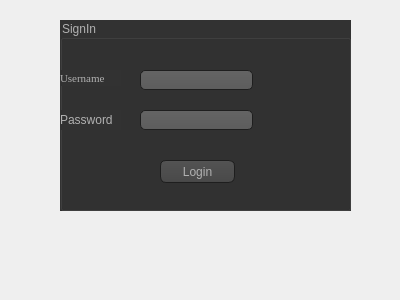
<?xml version="1.0" encoding="UTF-8"?>
<ui version="4.0">
 <class>Login</class>
 <widget class="QDialog" name="Login">
  <property name="geometry">
   <rect>
    <x>0</x>
    <y>0</y>
    <width>400</width>
    <height>300</height>
   </rect>
  </property>
  <property name="windowTitle">
   <string>Dialog</string>
  </property>
  <widget class="QGroupBox" name="groupBox">
   <property name="geometry">
    <rect>
     <x>60</x>
     <y>20</y>
     <width>291</width>
     <height>191</height>
    </rect>
   </property>
   <property name="styleSheet">
    <string notr="true">QToolTip
{
     border: 1px solid black;
     background-color: #ffa02f;
     padding: 1px;
     border-radius: 3px;
     opacity: 100;
}

QWidget
{
    color: #b1b1b1;
    background-color: #323232;
}

QWidget:item:hover
{
    background-color: QLinearGradient( x1: 0, y1: 0, x2: 0, y2: 1, stop: 0 #ffa02f, stop: 1 #ca0619);
    color: #000000;
}

QWidget:item:selected
{
    background-color: QLinearGradient( x1: 0, y1: 0, x2: 0, y2: 1, stop: 0 #ffa02f, stop: 1 #d7801a);
}

QMenuBar::item
{
    background: transparent;
}

QMenuBar::item:selected
{
    background: transparent;
    border: 1px solid #ffaa00;
}

QMenuBar::item:pressed
{
    background: #444;
    border: 1px solid #000;
    background-color: QLinearGradient(
        x1:0, y1:0,
        x2:0, y2:1,
        stop:1 #212121,
        stop:0.4 #343434/*,
        stop:0.2 #343434,
        stop:0.1 #ffaa00*/
    );
    margin-bottom:-1px;
    padding-bottom:1px;
}

QMenu
{
    border: 1px solid #000;
}

QMenu::item
{
    padding: 2px 20px 2px 20px;
}

QMenu::item:selected
{
    color: #000000;
}

QWidget:disabled
{
    color: #404040;
    background-color: #323232;
}

QAbstractItemView
{
    background-color: QLinearGradient( x1: 0, y1: 0, x2: 0, y2: 1, stop: 0 #4d4d4d, stop: 0.1 #646464, stop: 1 #5d5d5d);
}

QWidget:focus
{
    /*border: 2px solid QLinearGradient( x1: 0, y1: 0, x2: 0, y2: 1, stop: 0 #ffa02f, stop: 1 #d7801a);*/
}

QLineEdit
{
    background-color: QLinearGradient( x1: 0, y1: 0, x2: 0, y2: 1, stop: 0 #4d4d4d, stop: 0 #646464, stop: 1 #5d5d5d);
    padding: 1px;
    border-style: solid;
    border: 1px solid #1e1e1e;
    border-radius: 5;
}

QPushButton
{
    color: #b1b1b1;
    background-color: QLinearGradient( x1: 0, y1: 0, x2: 0, y2: 1, stop: 0 #565656, stop: 0.1 #525252, stop: 0.5 #4e4e4e, stop: 0.9 #4a4a4a, stop: 1 #464646);
    border-width: 1px;
    border-color: #1e1e1e;
    border-style: solid;
    border-radius: 6;
    padding: 3px;
    font-size: 12px;
    padding-left: 5px;
    padding-right: 5px;
}

QPushButton:pressed
{
    background-color: QLinearGradient( x1: 0, y1: 0, x2: 0, y2: 1, stop: 0 #2d2d2d, stop: 0.1 #2b2b2b, stop: 0.5 #292929, stop: 0.9 #282828, stop: 1 #252525);
}

QComboBox
{
    selection-background-color: #ffaa00;
    background-color: QLinearGradient( x1: 0, y1: 0, x2: 0, y2: 1, stop: 0 #565656, stop: 0.1 #525252, stop: 0.5 #4e4e4e, stop: 0.9 #4a4a4a, stop: 1 #464646);
    border-style: solid;
    border: 1px solid #1e1e1e;
    border-radius: 5;
}

QComboBox:hover,QPushButton:hover
{
    border: 2px solid QLinearGradient( x1: 0, y1: 0, x2: 0, y2: 1, stop: 0 #ffa02f, stop: 1 #d7801a);
}


QComboBox:on
{
    padding-top: 3px;
    padding-left: 4px;
    background-color: QLinearGradient( x1: 0, y1: 0, x2: 0, y2: 1, stop: 0 #2d2d2d, stop: 0.1 #2b2b2b, stop: 0.5 #292929, stop: 0.9 #282828, stop: 1 #252525);
    selection-background-color: #ffaa00;
}

QComboBox QAbstractItemView
{
    border: 2px solid darkgray;
    selection-background-color: QLinearGradient( x1: 0, y1: 0, x2: 0, y2: 1, stop: 0 #ffa02f, stop: 1 #d7801a);
}

QComboBox::drop-down
{
     subcontrol-origin: padding;
     subcontrol-position: top right;
     width: 15px;

     border-left-width: 0px;
     border-left-color: darkgray;
     border-left-style: solid; /* just a single line */
     border-top-right-radius: 3px; /* same radius as the QComboBox */
     border-bottom-right-radius: 3px;
 }

QComboBox::down-arrow
{
     image: url(:/down_arrow.png);
}

QGroupBox:focus
{
border: 2px solid QLinearGradient( x1: 0, y1: 0, x2: 0, y2: 1, stop: 0 #ffa02f, stop: 1 #d7801a);
}

QTextEdit:focus
{
    border: 2px solid QLinearGradient( x1: 0, y1: 0, x2: 0, y2: 1, stop: 0 #ffa02f, stop: 1 #d7801a);
}

QScrollBar:horizontal {
     border: 1px solid #222222;
     background: QLinearGradient( x1: 0, y1: 0, x2: 0, y2: 1, stop: 0.0 #121212, stop: 0.2 #282828, stop: 1 #484848);
     height: 7px;
     margin: 0px 16px 0 16px;
}

QScrollBar::handle:horizontal
{
      background: QLinearGradient( x1: 0, y1: 0, x2: 1, y2: 0, stop: 0 #ffa02f, stop: 0.5 #d7801a, stop: 1 #ffa02f);
      min-height: 20px;
      border-radius: 2px;
}

QScrollBar::add-line:horizontal {
      border: 1px solid #1b1b19;
      border-radius: 2px;
      background: QLinearGradient( x1: 0, y1: 0, x2: 1, y2: 0, stop: 0 #ffa02f, stop: 1 #d7801a);
      width: 14px;
      subcontrol-position: right;
      subcontrol-origin: margin;
}

QScrollBar::sub-line:horizontal {
      border: 1px solid #1b1b19;
      border-radius: 2px;
      background: QLinearGradient( x1: 0, y1: 0, x2: 1, y2: 0, stop: 0 #ffa02f, stop: 1 #d7801a);
      width: 14px;
     subcontrol-position: left;
     subcontrol-origin: margin;
}

QScrollBar::right-arrow:horizontal, QScrollBar::left-arrow:horizontal
{
      border: 1px solid black;
      width: 1px;
      height: 1px;
      background: white;
}

QScrollBar::add-page:horizontal, QScrollBar::sub-page:horizontal
{
      background: none;
}

QScrollBar:vertical
{
      background: QLinearGradient( x1: 0, y1: 0, x2: 1, y2: 0, stop: 0.0 #121212, stop: 0.2 #282828, stop: 1 #484848);
      width: 7px;
      margin: 16px 0 16px 0;
      border: 1px solid #222222;
}

QScrollBar::handle:vertical
{
      background: QLinearGradient( x1: 0, y1: 0, x2: 0, y2: 1, stop: 0 #ffa02f, stop: 0.5 #d7801a, stop: 1 #ffa02f);
      min-height: 20px;
      border-radius: 2px;
}

QScrollBar::add-line:vertical
{
      border: 1px solid #1b1b19;
      border-radius: 2px;
      background: QLinearGradient( x1: 0, y1: 0, x2: 0, y2: 1, stop: 0 #ffa02f, stop: 1 #d7801a);
      height: 14px;
      subcontrol-position: bottom;
      subcontrol-origin: margin;
}

QScrollBar::sub-line:vertical
{
      border: 1px solid #1b1b19;
      border-radius: 2px;
      background: QLinearGradient( x1: 0, y1: 0, x2: 0, y2: 1, stop: 0 #d7801a, stop: 1 #ffa02f);
      height: 14px;
      subcontrol-position: top;
      subcontrol-origin: margin;
}

QScrollBar::up-arrow:vertical, QScrollBar::down-arrow:vertical
{
      border: 1px solid black;
      width: 1px;
      height: 1px;
      background: white;
}


QScrollBar::add-page:vertical, QScrollBar::sub-page:vertical
{
      background: none;
}

QTextEdit
{
    background-color: #242424;
}

QPlainTextEdit
{
    background-color: #242424;
}

QHeaderView::section
{
    background-color: QLinearGradient(x1:0, y1:0, x2:0, y2:1, stop:0 #616161, stop: 0.5 #505050, stop: 0.6 #434343, stop:1 #656565);
    color: white;
    padding-left: 4px;
    border: 1px solid #6c6c6c;
}

QCheckBox:disabled
{
color: #414141;
}

QDockWidget::title
{
    text-align: center;
    spacing: 3px; /* spacing between items in the tool bar */
    background-color: QLinearGradient(x1:0, y1:0, x2:0, y2:1, stop:0 #323232, stop: 0.5 #242424, stop:1 #323232);
}

QDockWidget::close-button, QDockWidget::float-button
{
    text-align: center;
    spacing: 1px; /* spacing between items in the tool bar */
    background-color: QLinearGradient(x1:0, y1:0, x2:0, y2:1, stop:0 #323232, stop: 0.5 #242424, stop:1 #323232);
}

QDockWidget::close-button:hover, QDockWidget::float-button:hover
{
    background: #242424;
}

QDockWidget::close-button:pressed, QDockWidget::float-button:pressed
{
    padding: 1px -1px -1px 1px;
}

QMainWindow::separator
{
    background-color: QLinearGradient(x1:0, y1:0, x2:0, y2:1, stop:0 #161616, stop: 0.5 #151515, stop: 0.6 #212121, stop:1 #343434);
    color: white;
    padding-left: 4px;
    border: 1px solid #4c4c4c;
    spacing: 3px; /* spacing between items in the tool bar */
}

QMainWindow::separator:hover
{

    background-color: QLinearGradient(x1:0, y1:0, x2:0, y2:1, stop:0 #d7801a, stop:0.5 #b56c17 stop:1 #ffa02f);
    color: white;
    padding-left: 4px;
    border: 1px solid #6c6c6c;
    spacing: 3px; /* spacing between items in the tool bar */
}

QToolBar::handle
{
     spacing: 3px; /* spacing between items in the tool bar */
     background: url(:/images/handle.png);
}

QMenu::separator
{
    height: 2px;
    background-color: QLinearGradient(x1:0, y1:0, x2:0, y2:1, stop:0 #161616, stop: 0.5 #151515, stop: 0.6 #212121, stop:1 #343434);
    color: white;
    padding-left: 4px;
    margin-left: 10px;
    margin-right: 5px;
}

QProgressBar
{
    border: 2px solid grey;
    border-radius: 5px;
    text-align: center;
}

QProgressBar::chunk
{
    background-color: #d7801a;
    width: 2.15px;
    margin: 0.5px;
}

QTabBar::tab {
    color: #b1b1b1;
    border: 1px solid #444;
    border-bottom-style: none;
    background-color: #323232;
    padding-left: 10px;
    padding-right: 10px;
    padding-top: 3px;
    padding-bottom: 2px;
    margin-right: -1px;
}

QTabWidget::pane {
    border: 1px solid #444;
    top: 1px;
}

QTabBar::tab:last
{
    margin-right: 0; /* the last selected tab has nothing to overlap with on the right */
    border-top-right-radius: 3px;
}

QTabBar::tab:first:!selected
{
 margin-left: 0px; /* the last selected tab has nothing to overlap with on the right */


    border-top-left-radius: 3px;
}

QTabBar::tab:!selected
{
    color: #b1b1b1;
    border-bottom-style: solid;
    margin-top: 3px;
    background-color: QLinearGradient(x1:0, y1:0, x2:0, y2:1, stop:1 #212121, stop:.4 #343434);
}

QTabBar::tab:selected
{
    border-top-left-radius: 3px;
    border-top-right-radius: 3px;
    margin-bottom: 0px;
}

QTabBar::tab:!selected:hover
{
    /*border-top: 2px solid #ffaa00;
    padding-bottom: 3px;*/
    border-top-left-radius: 3px;
    border-top-right-radius: 3px;
    background-color: QLinearGradient(x1:0, y1:0, x2:0, y2:1, stop:1 #212121, stop:0.4 #343434, stop:0.2 #343434, stop:0.1 #ffaa00);
}

QRadioButton::indicator:checked, QRadioButton::indicator:unchecked{
    color: #b1b1b1;
    background-color: #323232;
    border: 1px solid #b1b1b1;
    border-radius: 6px;
}

QRadioButton::indicator:checked
{
    background-color: qradialgradient(
        cx: 0.5, cy: 0.5,
        fx: 0.5, fy: 0.5,
        radius: 1.0,
        stop: 0.25 #ffaa00,
        stop: 0.3 #323232
    );
}

QCheckBox::indicator{
    color: #b1b1b1;
    background-color: #323232;
    border: 1px solid #b1b1b1;
    width: 9px;
    height: 9px;
}

QRadioButton::indicator
{
    border-radius: 6px;
}

QRadioButton::indicator:hover, QCheckBox::indicator:hover
{
    border: 1px solid #ffaa00;
}

QCheckBox::indicator:checked
{
    image:url(:/images/checkbox.png);
}

QCheckBox::indicator:disabled, QRadioButton::indicator:disabled
{
    border: 1px solid #444;
}</string>
   </property>
   <property name="title">
    <string>SignIn</string>
   </property>
   <widget class="QLineEdit" name="lineEdit_username">
    <property name="geometry">
     <rect>
      <x>80</x>
      <y>50</y>
      <width>113</width>
      <height>20</height>
     </rect>
    </property>
   </widget>
   <widget class="QLineEdit" name="lineEdit_password">
    <property name="geometry">
     <rect>
      <x>80</x>
      <y>90</y>
      <width>113</width>
      <height>20</height>
     </rect>
    </property>
   </widget>
   <widget class="QLabel" name="label">
    <property name="geometry">
     <rect>
      <x>0</x>
      <y>50</y>
      <width>61</width>
      <height>16</height>
     </rect>
    </property>
    <property name="font">
     <font>
      <family>Georgia</family>
      <pointsize>8</pointsize>
      <weight>50</weight>
      <italic>false</italic>
      <bold>false</bold>
     </font>
    </property>
    <property name="text">
     <string>Username</string>
    </property>
   </widget>
   <widget class="QLabel" name="label_2">
    <property name="geometry">
     <rect>
      <x>0</x>
      <y>90</y>
      <width>61</width>
      <height>20</height>
     </rect>
    </property>
    <property name="text">
     <string>Password</string>
    </property>
   </widget>
   <widget class="QPushButton" name="pushButton_Login">
    <property name="geometry">
     <rect>
      <x>100</x>
      <y>140</y>
      <width>75</width>
      <height>23</height>
     </rect>
    </property>
    <property name="text">
     <string>Login</string>
    </property>
   </widget>
  </widget>
 </widget>
 <resources/>
 <connections/>
</ui>
